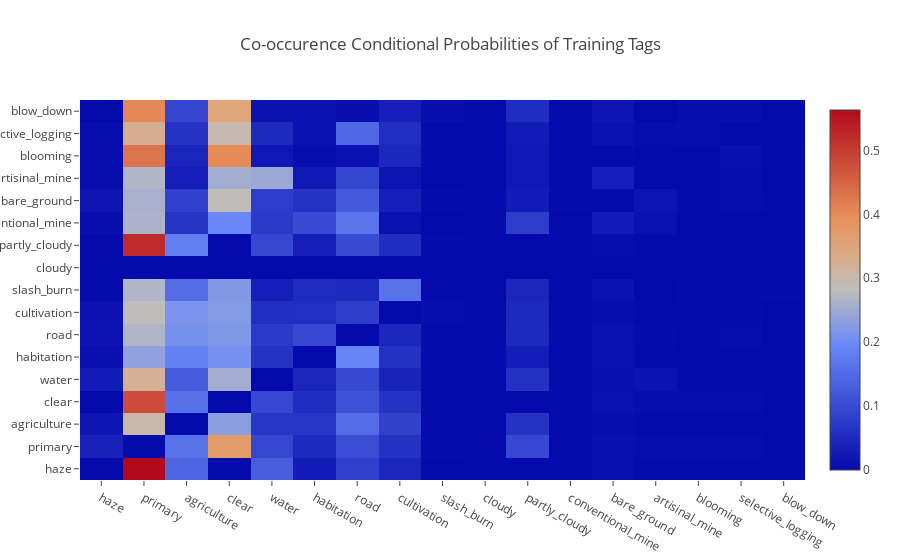

The notebook cell this image was saved under:
### Markdown cell above
Unfortunately, the co-occurrence counts are not that useful because they are dominated by the tags that occur frequently in the first place. In order to normalize this effect, we consider the conditional probability of seeing one tag given another.

### Code cell
train_tag_co_counts_float = train_tag_co_counts.astype(float)
train_tag_co_counts_sum = numpy.sum(train_tag_co_counts, axis=1, keepdims=True)
train_tag_cps = numpy.divide(train_tag_co_counts_float, train_tag_co_counts_sum,
                             out=numpy.zeros_like(train_tag_co_counts_float), where=train_tag_co_counts_sum!=0)

train_tags_cps_fig = plotly.graph_objs.Figure({
    "data" : [
        plotly.graph_objs.Heatmap
        (
            z=train_tag_cps,
            x=list(tag_indices.keys()),
            y=list(tag_indices.keys()),
        )
    ],
    "layout" : {"title" : "Co-occurence Conditional Probabilities of Training Tags"}
})
plotly.offline.iplot(
    train_tags_cps_fig,
    filename=os.path.join(data_dir, "train_tags_cps.html")
)

### Figure 1 — Plotly figure (JSON) as saved in the notebook; plotly's stock layout.template omitted (floating-point values rounded to 4 significant figures; data arrays with more than 128 entries replaced by an {"elided": "..."} marker saying what was removed)
{"data": [{"type": "heatmap", "x": ["haze", "primary", "agriculture", "clear", "water", "habitation", "road", "cultivation", "slash_burn", "cloudy", "partly_cloudy", "conventional_mine", "bare_ground", "artisinal_mine", "blooming", "selective_logging", "blow_down"], "y": ["haze", "primary", "agriculture", "clear", "water", "habitation", "road", "cultivation", "slash_burn", "cloudy", "partly_cloudy", "conventional_mine", "bare_ground", "artisinal_mine", "blooming", "selective_logging", "blow_down"], "z": {"elided": "17x17 float values"}}], "layout": {"title": "Co-occurence Conditional Probabilities of Training Tags"}}
